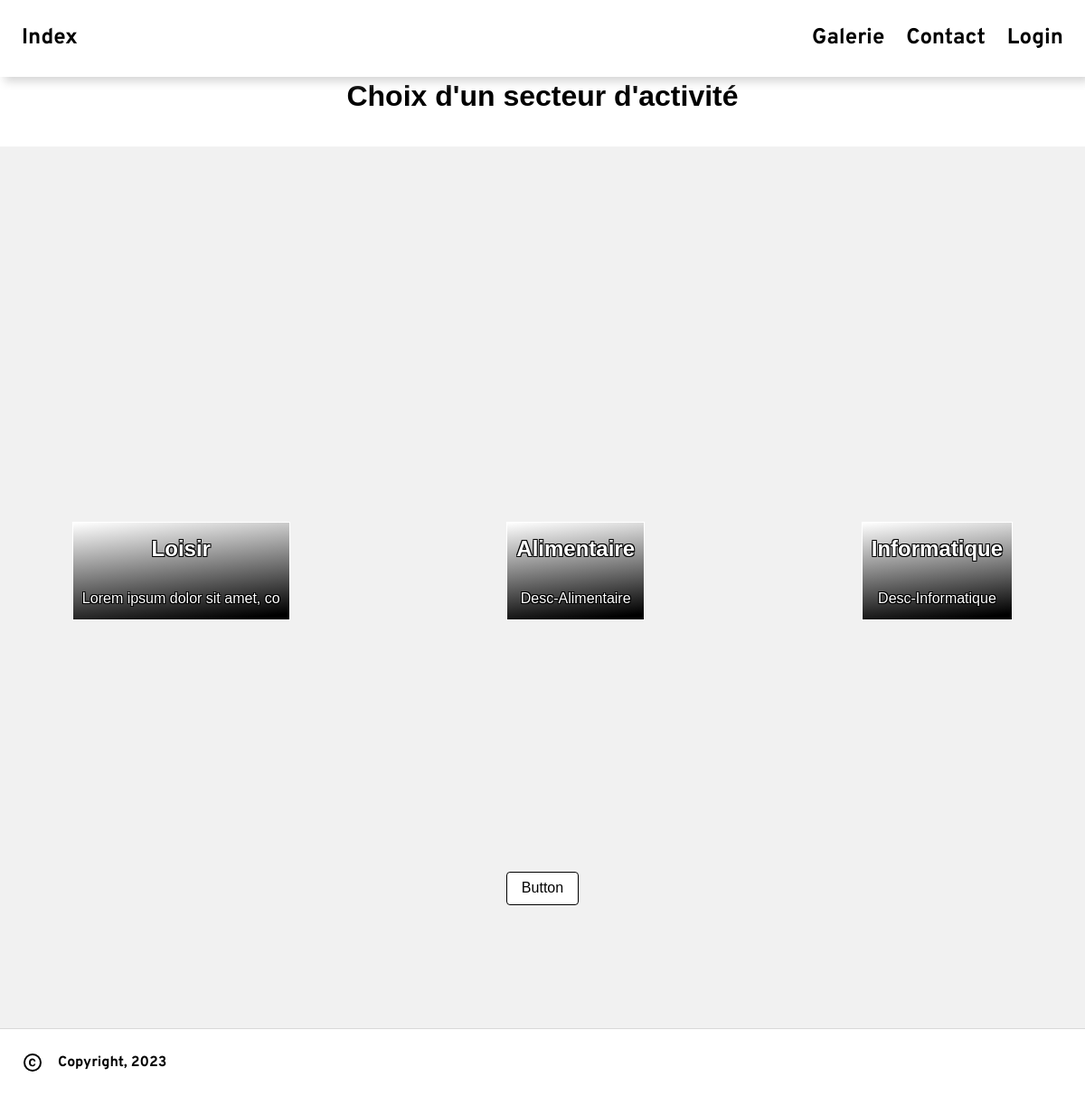
/site-logo/form-1.php, run on the app's committed database.
### tables this page shows
CREATE TABLE IF NOT EXISTS `secteuract` (
  `id` int(11) NOT NULL AUTO_INCREMENT,
  `libelle` varchar(255) DEFAULT NULL,
  `description` varchar(150) NOT NULL,
  PRIMARY KEY (`id`)
);

### site-logo/form-1.php (the view, shortened to what this page needs)
<!DOCTYPE html>
<html lang="fr">
  <head>
    <link rel="stylesheet" href="./style.css" />
  </head>
  <body>
  <?php require "lib/navbar.php"; ?>
        <h1 class="form2-text">Choix d'un secteur d'activité</h1>
        <div class="form2-container02">
          <div class="form2-container03">
            <form class="form2-form" action="verifForm1.php" method="post">
              <div class="form2-container04">
                  <?php
                  $i = 0;
                  $bd = new DbConnect();
                  $conn = $bd->connect();
                  $sql = "SELECT * FROM secteuract";
                  $result = $conn->prepare($sql);
                  $result->execute();
                  foreach ($result as $secteur) {
                    $i++;
                    echo "<div class='container'>
                    <input type='checkbox' value=". $secteur['id'] . " id='logo-$i' class='input' name='secteur[]'/>
                    <label for='logo-$i'>
                    <h2>".$secteur['libelle']."</h2><br>".$secteur['description']."
                  </label>
                  </div>";
                  }
                  ?>
              </div>
              <button type="submit" class="form2-button button">Button</button>
            </form>
          </div>
        </div>
        <div class="form2-footer-container">
          <div class="form2-footer">
            <div class="form2-copyright-container">
              <span>
                <span class="Anchor">Copyright, 2023</span>
                <br />
              </span>
            </div>
          </div>
        </div>
      </div>
    </div>
  </body>
</html>

### site-logo/style.css (style rules this page uses)
:root { --dl-color-gray-500: #595959; --dl-color-gray-700: #999999; --dl-color-gray-800: #cbcbcbff; --dl-color-gray-900: #D9D9D9; --dl-color-danger-300: #A22020; --dl-color-danger-500: #BF2626; --dl-color-danger-700: #E14747; --dl-color-gray-black: #000000; --dl-color-gray-white: #FFFFFF; --dl-space-space-unit: 8px; --dl-color-primary-100: #003EB3; --dl-color-primary-300: #0074F0; --dl-color-primary-500: #14A9FF; --dl-color-primary-700: #85DCFF; --dl-color-success-300: #199033; --dl-color-success-500: #32A94C; --dl-color-success-700: #4CC366; --dl-radius-radius-round: 50%; --dl-size-size-maxcontent: 1414px; --dl-space-space-halfunit: 4px; --dl-space-space-tenunits: 80px; --dl-radius-radius-radius2: 2px; --dl-radius-radius-radius4: 4px; --dl-radius-radius-radius8: 8px; --dl-space-space-fiveunits: 40px; --dl-space-space-fourunits: 32px; --dl-space-space-doubleunit: 16px; --dl-space-space-tripleunit: 24px; }
.button { color: var(--dl-color-gray-black); display: inline-block; padding: 0.5rem 1rem; font-family: Arial; border-color: var(--dl-color-gray-black); border-width: 1px; border-radius: 4px; background-color: var(--dl-color-gray-white); }
.Anchor { font-size: 16px; font-family: Overpass; font-weight: 700; line-height: 1.55; text-transform: capitalize; text-decoration: none; }

### site-logo/form.css (style rules this page uses)
.form2-text { width: 937px; height: 80px; text-align: center; }
.form2-container02 { width: 100%; display: flex; align-items: center; flex-direction: column; justify-content: center; background-color: #f1f1f1; }
.form2-container03 { width: 100%; height: 975px; display: flex; align-items: center; flex-direction: column; justify-content: center; }
.form2-form { width: 1648px; height: 738px; display: flex; align-items: flex-start; flex-direction: column; justify-content: center; }
.form2-container04 { gap: var(--dl-space-space-fiveunits); width: 100%; height: 666px; display: flex; flex-wrap: wrap; align-items: center; border-color: var(--dl-color-gray-black); border-width: 0px; justify-content: space-around; }
.form2-button { align-self: center; }
.form2-footer-container { width: 100%; display: flex; align-items: center; flex-direction: column; justify-content: center; background-color: var(--dl-color-gray-white); }
.form2-footer { width: 100%; display: flex; max-width: var(--dl-size-size-maxcontent); align-items: center; padding-top: var(--dl-space-space-tripleunit); padding-left: var(--dl-space-space-tripleunit); padding-right: var(--dl-space-space-tripleunit); flex-direction: row; padding-bottom: var(--dl-space-space-tripleunit); justify-content: space-between; }
.form2-copyright-container { display: flex; align-items: center; flex-direction: row; }
.form2-icon10 { width: 24px; height: 24px; margin-right: var(--dl-space-space-doubleunit); }
@media (max-width: 1600px) { .form2-form { width: 1552px; } }
@media (max-width: 1600px) { .form2-container04 { gap: var(--dl-space-space-fiveunits); width: 100%; flex-wrap: wrap; } }
@media (max-width: 1200px) { .form2-form { width: 100%; } }
@media (max-width: 1200px) { .form2-container04 { gap: var(--dl-space-space-tenunits); flex-wrap: wrap; } }

### site-logo/form-1.php (style rules this page uses)
html { line-height: 1.15; }
body { margin: 0; }
* { box-sizing: border-box; border-width: 0; border-style: solid; }
p,li,ul,pre,div,h1,h2,h3,h4,h5,h6,figure,blockquote,figcaption { margin: 0; padding: 0; }
button { background-color: transparent; }
button,input,optgroup,select,textarea { font-family: inherit; font-size: 100%; line-height: 1.15; margin: 0; }
button,select { text-transform: none; }
button,[type="button"],[type="reset"],[type="submit"] { -webkit-appearance: button; }
html { scroll-behavior: smooth }
label { border: 1px solid #fff; padding: 10px; display: block; position: relative; margin: 10px; background: linear-gradient(174deg, rgba(255,255,255,1) 0%, rgba(0,0,0,1) 95%); color: #fff; text-align: center; text-shadow: -1px -1px 0 #000, 1px -1px 0 #000, -1px 1px 0 #000, 1px 1px 0 #000; cursor: pointer; }
label:before { background-color: white; color: white; content: " "; display: block; border-radius: 50%; border: 1px solid grey; position: absolute; top: -5px; left: -5px; width: 25px; height: 25px; text-align: center; line-height: 28px; transition-duration: 0.4s; transform: scale(0); }
html { font-family: Arial; font-size: 16px; }
body { font-weight: 400; font-style:normal; text-decoration: none; text-transform: none; letter-spacing: normal; line-height: 1.55; color: var(--dl-color-gray-black); background-color: var(--dl-color-gray-white); }

### data on the page
secteuract: libelle "Loisir", description "Lorem ipsum dolor sit amet, co"
secteuract: libelle "Alimentaire", description "Desc-Alimentaire"
secteuract: libelle "Informatique", description "Desc-Informatique"
